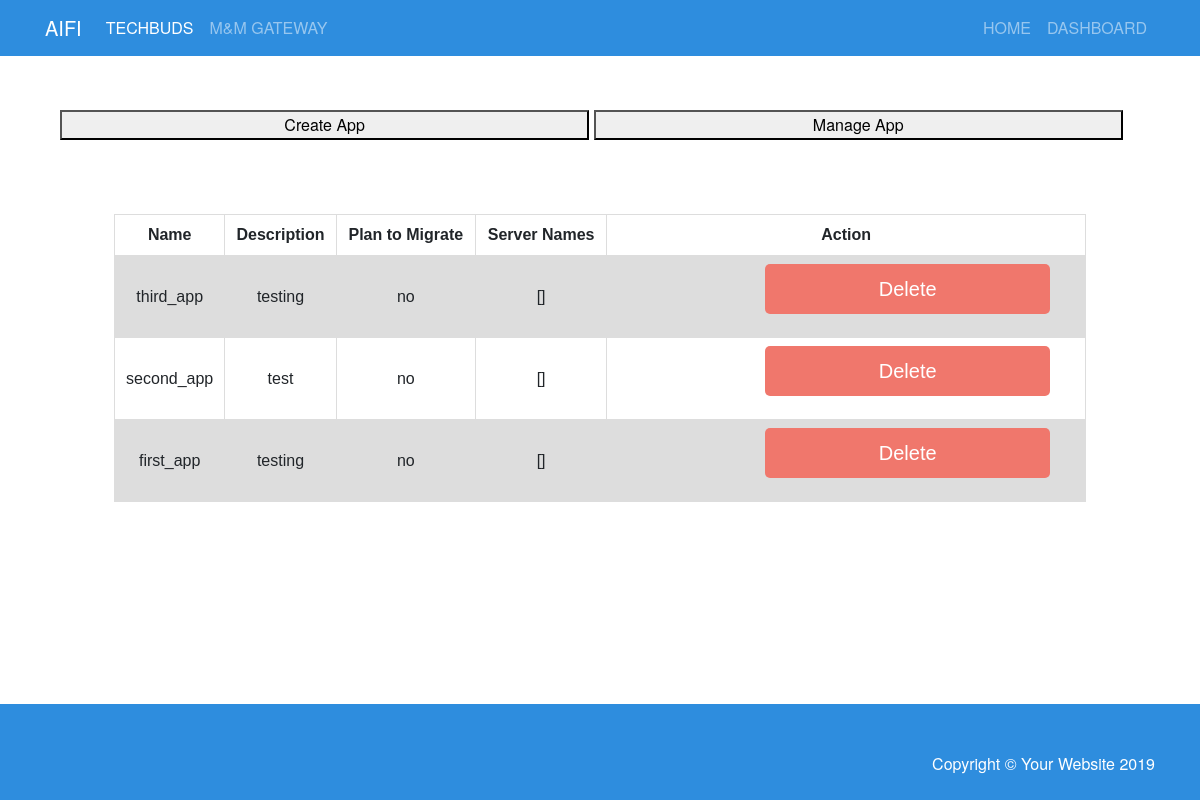
/aws/manageapp/, run on an earlier commit of the app's database.
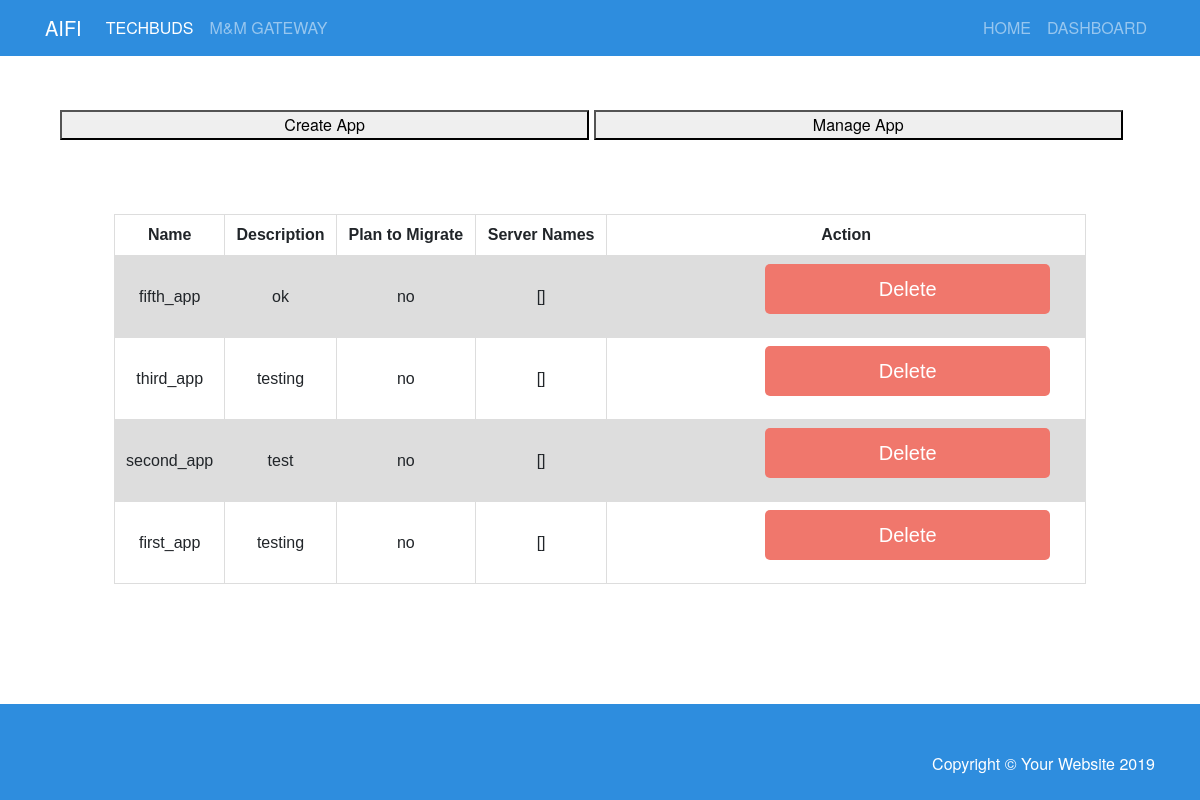
And on a later commit of the database.
### aws/models.py (models this page shows, shortened)
class AppsDescription(db.Model):
    SERVER_CHOICES = []
    CHOICES = [("yes", "YES"),
               ("no", "NO")]
    OPTIONS = list()
    name = db.CharField(max_length=256, unique=True)
    description = db.TextField()
    plan_to_migrate = db.CharField(choices=CHOICES, max_length=256)
    server_names = db.TextField(null=True)
    create_app_response = db.TextField(null=True)

### aws/views.py (the view)
# urls.py: path('manageapp/', views.manageapp, name="manageapp"),
def manageapp(request):
    if request.method == "POST":
        app_name = request.POST.get('appname')
        AppsDescription.objects.filter(name=app_name).first().delete()
    apps = AppsDescription.objects.order_by("-id")
    return render(request, "manageapp.html", {"apps":apps})

### templates/manageapp.html (shortened to what this page needs)
{% extends "base.html" %}
{% block content %}
<p>&nbsp;</p>
<a style="align:center" href="{% url 'aws:createapp' %}"><button class="button2">Create App</button></a>
<a style="align:center" href="{% url 'aws:manageapp' %}"><button class="button2">Manage App</button></a>
<p>&nbsp;</p>
<div class="server_table">
<table>
  <tr>
    <th style="text-align:center">Name</th>
    <th style="text-align:center">Description</th>
    <th style="text-align:center">Plan to Migrate</th>
    <th style="text-align:center">Server Names</th>
    <th style="text-align:center">Action</th>
  </tr>
  {% for app in apps %}
  <tr>
    <td style="text-align:center">{{ app.name }}</td>
    <td style="text-align:center">{{ app.description }}</td>
    <td style="text-align:center">{{ app.plan_to_migrate }}</td>
    <td style="text-align:center">{{ app.server_names }}</td>
    <td>
      <form  method="POST" >
      <input type="submit" onclick="return confirm('Are you sure you want to delete this app?')" value="Delete">
      </form>
    </td>
  </tr>
  {% endfor %}
</table>
</div>
{% endblock %}

What changed in the data, as far as the page shows it:
added AppsDescription: name "fifth_app", description "ok", plan_to_migrate "no", server_names "[]"
